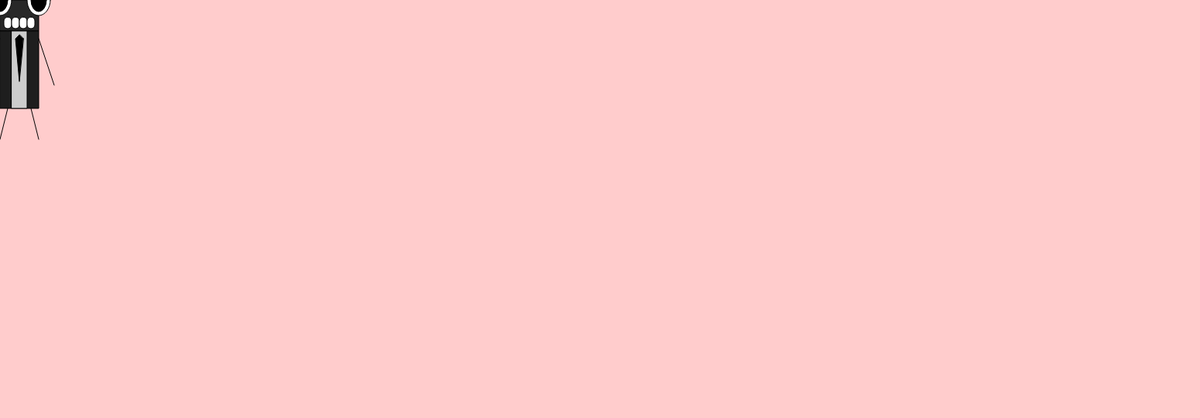
Frame 1 (no input)
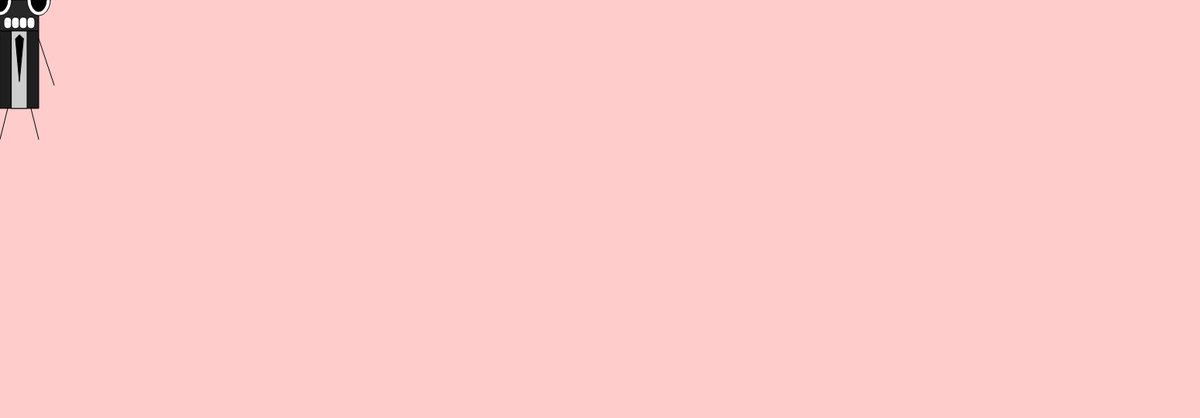
Frame 60 (no input)
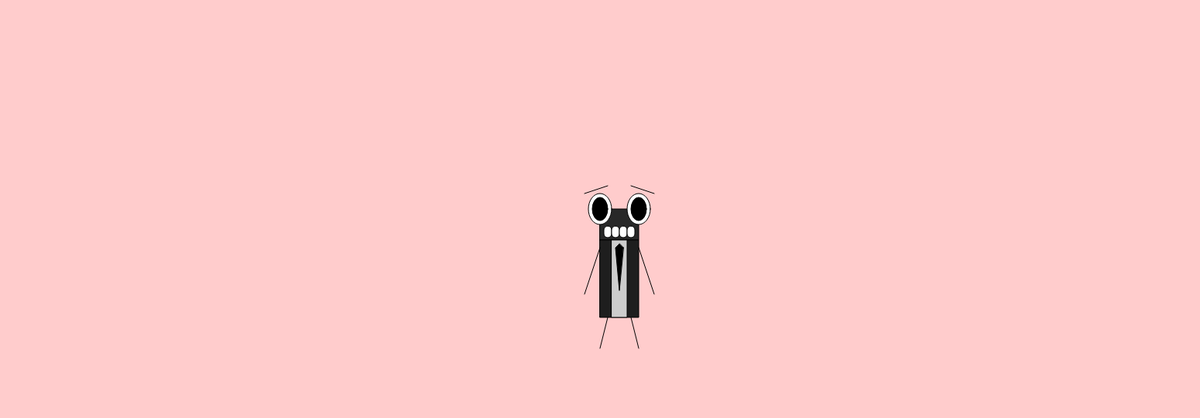
Frame 120 (the mouse pressed at the canvas centre since frame 60)

The p5.js sketch that drew these frames (run headless with seeded random() and noise() and a simulated clock; from frame 60 on, the mouse is pressed at the canvas centre):

// p5.js sketch
// ── sketch.js
  var PosX = 280;
  var PosY = 250;
function setup() {
createCanvas(1550, 540);
    background(255, 204, 204)
}
function draw() {
  var PPosX = PosX;
  //movement
PosY = mouseY
PosX = mouseX
   background(255, 204, 204)
fill(40)
  //head
rect(PosX,PosY,50,40)
  fill(255)
  //eyes
  ellipse(PosX,PosY,30,40,50)
  ellipse(PosX+50,PosY,30,40,50)
  fill(0)
  //pupils
  ellipse(PosX,PosY,20,30,50)
  ellipse(PosX+50,PosY,20,30,50)
  //eyebrows
  line(PosX-20,PosY-20,PosX+10,PosY-30)
  line(PosX+40,PosY-30,PosX+70,PosY-20)
  fill(30)
  //jacket
  rect(PosX,PosY+40,50,100)
  fill(205)
  //shirt
  rect(PosX+15,PosY+40,20,100)
  fill(0)
  //tie
  triangle(PosX+25,PosY+45,PosX+20,PosY+50,PosX+30,PosY+50)
  triangle(PosX+25,PosY+105,PosX+20,PosY+50,PosX+30,PosY+50)
  fill(255)
  //teeth
  rect(PosX+5,PosY+22,10,15,50)
  rect(PosX+15,PosY+22,10,15,50)
  rect(PosX+25,PosY+22,10,15,50)
  rect(PosX+35,PosY+22,10,15,50)
  //legs
  line(PosX+10,PosY+140,PosX,PosY+180)
  line(PosX+40,PosY+140,PosX+50,PosY+180)
   //arms
  if (PosX>PPosX) {
    line(PosX+50,PosY+50,((PosX-PPosX)*3)+PosX+100,PosY+20);
  } else {
    line(PosX+50,PosY+50,PosX+70,PosY+110); 
  }
  if (PosX<PPosX) {
    line(PosX,PosY+50,((PosX-PPosX)*3)+PosX-50,PosY+20);
  } else {
    line(PosX,PosY+50,PosX-20,PosY+110);
  }
}  
